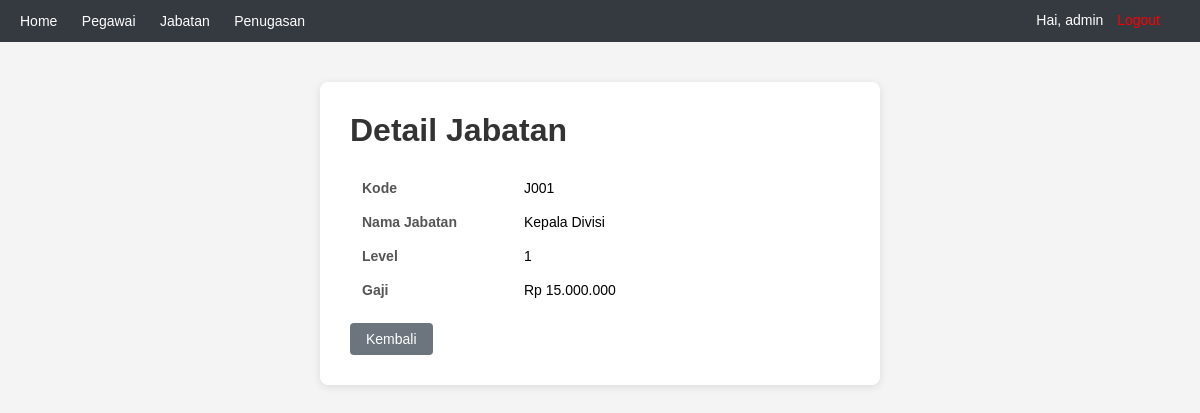
/jabatan/jabatan_view.php?kodejabatan=J001 (signed in), run on the app's committed database.
### tables this page shows
CREATE TABLE jabatan (
    kodejabatan VARCHAR(20) PRIMARY KEY,
    namajabatan VARCHAR(100) NOT NULL,
    level INT NOT NULL,
    gaji DECIMAL(15,2) NOT NULL
);

### jabatan/jabatan_view.php (the view, shortened to what this page needs)
<?php
require_once '../config/koneksi.php';
$kodejabatan = $_GET['kodejabatan'];
$stmt = mysqli_prepare($koneksi, "SELECT * FROM jabatan WHERE kodejabatan=?");
mysqli_stmt_bind_param($stmt, "s", $kodejabatan);
mysqli_stmt_execute($stmt);
$result = mysqli_stmt_get_result($stmt);
$row = mysqli_fetch_assoc($result);
?>
<!DOCTYPE html>
<html>
<head>
</head>
<body>
    <div class="navbar">
        <a href="../index.php">Home</a>
        <a href="../pegawai/pegawai_list.php">Pegawai</a>
        <a href="../jabatan/jabatan_list.php">Jabatan</a>
        <a href="../jabatanpegawai/jabatanpegawai_list.php">Penugasan</a>
        <span class="welcome">Hai, <?= htmlspecialchars($_SESSION['username']) ?> <a href="../session/logout.php" style="color:#f00;">Logout</a></span>
    </div>
    <div class="container">
        <h1>Detail Jabatan</h1>
        <table>
            <tr><td>Kode</td><td><?= htmlspecialchars($row['kodejabatan']) ?></td></tr>
            <tr><td>Nama Jabatan</td><td><?= htmlspecialchars($row['namajabatan']) ?></td></tr>
            <tr><td>Level</td><td><?= $row['level'] ?></td></tr>
            <tr><td>Gaji</td><td>Rp <?= number_format($row['gaji'], 0, ',', '.') ?></td></tr>
        </table>
        <a href="jabatan_list.php" class="btn">Kembali</a>
    </div>
</body>
</html>

### jabatan/jabatan_view.php (style rules this page uses)
body { font-family: Arial, sans-serif; background: #f4f4f4; margin: 0; padding: 0; }
.navbar { background: #343a40; padding: 12px 20px; color: #fff; }
.navbar a { color: #fff; text-decoration: none; margin-right: 20px; font-size: 14px; }
.navbar .welcome { float: right; font-size: 14px; }
.navbar .welcome a { margin-left: 10px; }
.container { max-width: 500px; margin: 40px auto; background: #fff; padding: 30px; border-radius: 8px; box-shadow: 0 2px 8px rgba(0,0,0,0.1); }
h1 { color: #333; margin-top: 0; }
table { width: 100%; }
td { padding: 8px 10px; font-size: 14px; }
td:first-child { font-weight: 600; color: #555; width: 140px; }
.btn { display: inline-block; padding: 8px 16px; background: #6c757d; color: #fff; text-decoration: none; border-radius: 4px; font-size: 14px; margin-top: 15px; }

### data on the page
jabatan: kodejabatan "J001", namajabatan "Kepala Divisi", level "1", gaji "15.000.000"

### other printed values
$_SESSION['username'] "admin"
